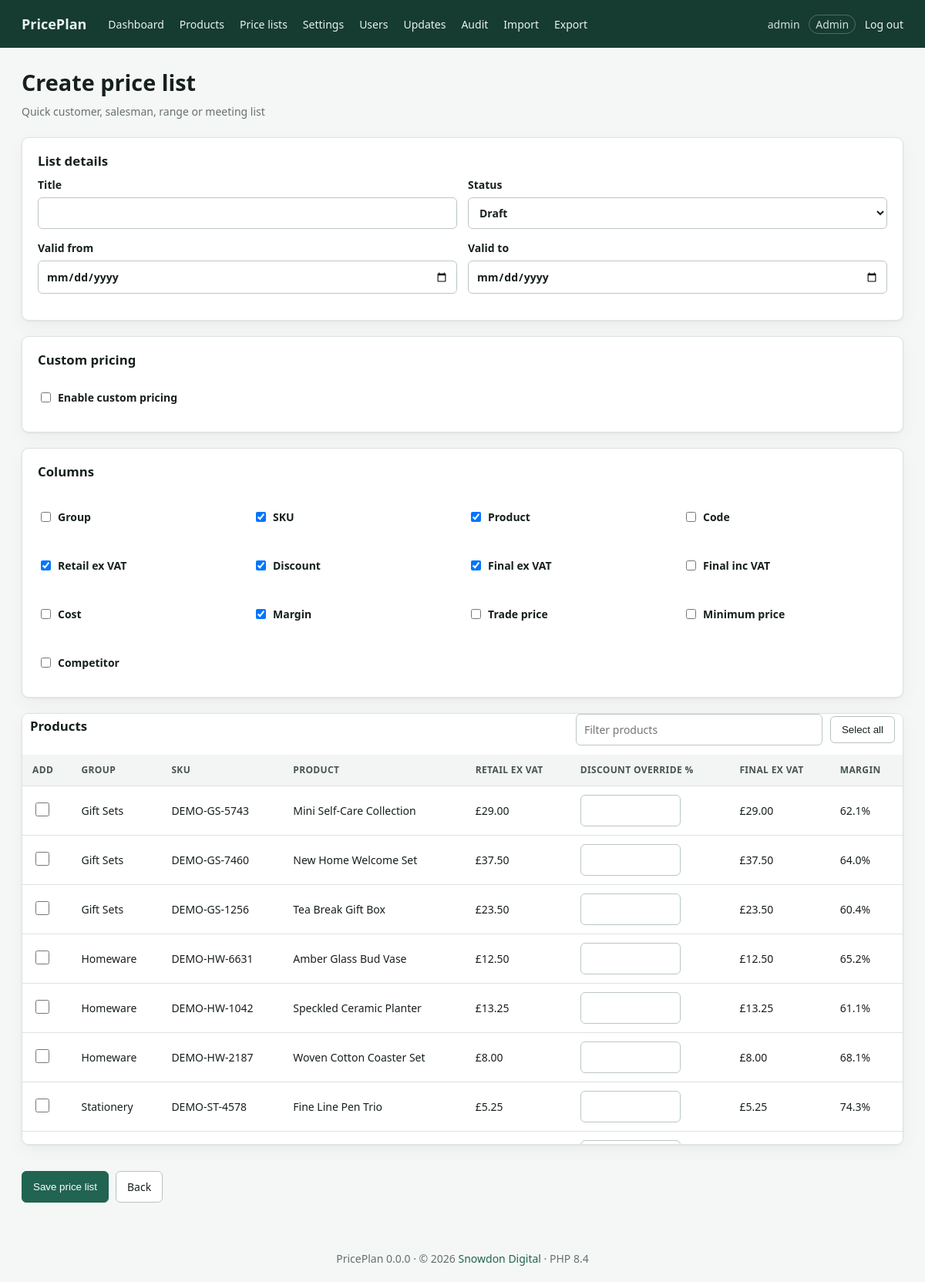
Screenshot of /pricelist.php (signed in) with the database file from the repository.
### tables this page shows
CREATE TABLE users (
 id INT UNSIGNED AUTO_INCREMENT PRIMARY KEY,
 username VARCHAR(80) NOT NULL UNIQUE,
 email VARCHAR(190) NOT NULL UNIQUE,
 password_hash VARCHAR(255) NOT NULL,
 role ENUM('admin','manager','editor','viewer') NOT NULL DEFAULT 'viewer',
 is_active TINYINT(1) NOT NULL DEFAULT 1,
 last_login_at DATETIME NULL,
 created_at DATETIME NOT NULL DEFAULT CURRENT_TIMESTAMP,
 updated_at DATETIME NOT NULL DEFAULT CURRENT_TIMESTAMP ON UPDATE CURRENT_TIMESTAMP
);

CREATE TABLE products (
 id BIGINT UNSIGNED AUTO_INCREMENT PRIMARY KEY,
 group_id INT UNSIGNED NULL,
 sku VARCHAR(100) NULL,
 product_name VARCHAR(255) NOT NULL,
 product_code VARCHAR(100) NULL,
 unit_cost DECIMAL(14,5) NULL,
 labour_cost DECIMAL(14,5) NOT NULL DEFAULT 0,
 target_margin DECIMAL(8,6) NOT NULL DEFAULT .8,
 preferred_price_override DECIMAL(14,4) NULL,
 msrp DECIMAL(14,4) NULL,
 competitor_price DECIMAL(14,4) NULL,
 retail_price DECIMAL(14,4) NULL COMMENT 'Excluding VAT',
 trade_discount DECIMAL(8,6) NOT NULL DEFAULT .4,
 trade_price DECIMAL(14,4) NULL,
 minimum_margin DECIMAL(8,6) NOT NULL DEFAULT .2,
 is_wholesale TINYINT(1) NOT NULL DEFAULT 0,
 archived_at DATETIME NULL,
 created_by INT UNSIGNED NULL,
 updated_by INT UNSIGNED NULL,
 created_at DATETIME NOT NULL DEFAULT CURRENT_TIMESTAMP,
 updated_at DATETIME NOT NULL DEFAULT CURRENT_TIMESTAMP ON UPDATE CURRENT_TIMESTAMP,
 INDEX idx_product_name(product_name), INDEX idx_sku(sku), INDEX idx_code(product_code),
 INDEX idx_archived(archived_at), INDEX idx_updated(updated_at),
 CONSTRAINT fk_product_group FOREIGN KEY(group_id) REFERENCES product_groups(id) ON DELETE SET NULL,
 CONSTRAINT fk_product_creator FOREIGN KEY(created_by) REFERENCES users(id) ON DELETE SET NULL,
 CONSTRAINT fk_product_updater FOREIGN KEY(updated_by) REFERENCES users(id) ON DELETE SET NULL
);

CREATE TABLE product_groups (
 id INT UNSIGNED AUTO_INCREMENT PRIMARY KEY,
 name VARCHAR(150) NOT NULL UNIQUE,
 preferred_margin DECIMAL(8,6) NULL,
 created_at DATETIME NOT NULL DEFAULT CURRENT_TIMESTAMP
);

### app/helpers.php (called while the page is built, shortened)
<?php
function config(?string $key = null, mixed $default = null): mixed
{
    $value = $GLOBALS['app_config'];
    foreach (explode('.', $key) as $part) {
        $value = $value[$part];
    }
    return $value;
}
function e(mixed $value): string
{
    return htmlspecialchars((string)$value, ENT_QUOTES | ENT_SUBSTITUTE, 'UTF-8');
}
function url(string $path = ''): string
{
    $base = rtrim(str_replace('\\', '/', dirname($_SERVER['SCRIPT_NAME'] ?? '')), '/');
    return ($base === '/' ? '' : $base) . '/' . ltrim($path, '/');
}
function setting(string $key, mixed $fallback = null): mixed
{
    static $settings;
    if ($settings === null) {
        try {
            $settings = db()->query('SELECT setting_key, setting_value FROM pricing_settings')
                ->fetchAll(PDO::FETCH_KEY_PAIR);
        } catch (Throwable) {
            $settings = [];
        }
    }
    return $settings[$key] ?? config('defaults.' . $key, $fallback);
}
function money(?float $value): string
{
    return $value === null ? '—' : '£' . number_format($value, 2);
}
function percent(?float $value): string
{
    return $value === null ? '—' : number_format($value * 100, 1) . '%';
}
require_once __DIR__ . '/database.php';

### app/database.php (called while the page is built, shortened)
<?php
function db(): PDO
{
    static $pdo;
    if ($pdo instanceof PDO) {
        return $pdo;
    }
    $c = config('db');
    $dsn = sprintf('mysql:host=%s;port=%d;dbname=%s;charset=%s', $c['host'], $c['port'], $c['name'], $c['charset']);
    $pdo = new PDO($dsn, $c['user'], $c['password'], [
        PDO::ATTR_ERRMODE => PDO::ERRMODE_EXCEPTION,
        PDO::ATTR_DEFAULT_FETCH_MODE => PDO::FETCH_ASSOC,
        PDO::ATTR_EMULATE_PREPARES => false,
    ]);
    return $pdo;
}

### app/auth.php (called while the page is built, shortened)
<?php
function user(): ?array
{
    static $cached = false;
    if ($cached !== false) return $cached;
    $s = db()->prepare('SELECT id, username, email, role FROM users WHERE id = ? AND is_active = 1');
    $s->execute([$_SESSION['user_id']]);
    return $cached = ($s->fetch() ?: null);
}
function require_login(): void
{
    if (!user()) redirect('login.php');
}
function can(string $action): bool
{
    $role = user()['role'] ?? '';
    $rules = [
        'view' => ['admin', 'manager', 'editor', 'viewer'],
        'edit' => ['admin', 'manager', 'editor'],
        'pricelists' => ['admin', 'manager', 'editor', 'viewer'],
        'pricelist_export' => ['admin', 'manager', 'editor'],
        'delete' => ['admin'],
        'import' => ['admin', 'manager'],
        'export' => ['admin', 'manager'],
        'settings' => ['admin'],
        'users' => ['admin'],
        'updates' => ['admin'],
    ];
    return in_array($role, $rules[$action] ?? [], true);
}
function require_permission(string $action): void
{
    require_login();
}

### app/pricelists.php (called while the page is built, shortened)
<?php
function price_list_columns(): array
{
    return [
        'group_name' => 'Group',
        'sku' => 'SKU',
        'product_name' => 'Product',
        'product_code' => 'Code',
        'retail_price' => 'Retail ex VAT',
        'discount' => 'Discount',
        'final_price' => 'Final ex VAT',
        'final_price_inc_vat' => 'Final inc VAT',
        'total_cost' => 'Cost',
        'margin' => 'Margin',
        'trade_price' => 'Trade price',
        'minimum_price' => 'Minimum price',
        'competitor_price' => 'Competitor',
    ];
}
function default_price_list_columns(): array
{
    return ['sku', 'product_name', 'retail_price', 'discount', 'final_price', 'margin'];
}
function selected_price_list_columns(?string $json): array
{
    $valid = array_keys(price_list_columns());
    $decoded = json_decode((string)$json, true);
    $selected = is_array($decoded) ? array_values(array_intersect($decoded, $valid)) : [];
    return $selected ?: default_price_list_columns();
}
function clean_price_list(array $source): array
{
    $status = in_array(($source['status'] ?? 'draft'), ['draft', 'internal', 'live'], true) ? $source['status'] : 'draft';
    $enabled = !empty($source['custom_pricing_enabled']) ? 1 : 0;
    $global = $source['global_discount'] ?? null;
    $columns = $source['columns'] ?? default_price_list_columns();
    $columns = array_values(array_intersect($columns, array_keys(price_list_columns()))) ?: default_price_list_columns();
    return [
        'title' => trim((string)($source['title'] ?? '')),
        'valid_from' => ($source['valid_from'] ?? '') !== '' ? (string)$source['valid_from'] : null,
        'valid_to' => ($source['valid_to'] ?? '') !== '' ? (string)$source['valid_to'] : null,
        'status' => $status,
        'custom_pricing_enabled' => $enabled,
        'global_discount' => $enabled && $global !== '' && is_numeric($global) ? max(0.0, min(0.9999, (float)$global)) : null,
        'columns_json' => json_encode($columns),
    ];
}
function price_list_line(array $product, array $list, ?float $lineDiscount = null): array
{
    $calc = calculate_pricing($product);
    $retail = isset($product['retail_price']) && $product['retail_price'] !== '' ? (float)$product['retail_price'] : null;
    $discount = !empty($list['custom_pricing_enabled']) ? ($lineDiscount ?? ($list['global_discount'] !== null ? (float)$list['global_discount'] : 0.0)) : null;
    $final = $retail === null ? null : $retail * (1 - ($discount ?? 0.0));
    $cost = $calc['total_cost'];
    $vat = (float)setting('vat_rate', 0.20);
    return [
        'group_name' => $product['group_name'] ?? '',
        'sku' => $product['sku'] ?? '',
        'product_name' => $product['product_name'] ?? '',
        'product_code' => $product['product_code'] ?? '',
        'retail_price' => $retail,
        'discount' => $discount,
        'final_price' => $final,
        'final_price_inc_vat' => $final === null ? null : $final * (1 + $vat),
        'total_cost' => $cost,
        'margin' => ($final === null || $cost === null || $final == 0.0) ? null : ($final - $cost) / $final,
        'trade_price' => isset($product['trade_price']) && $product['trade_price'] !== '' ? (float)$product['trade_price'] : null,
        'minimum_price' => $calc['minimum_price'],
        'competitor_price' => isset($product['competitor_price']) && $product['competitor_price'] !== '' ? (float)$product['competitor_price'] : null,
    ];
}

### app/pricing.php (called while the page is built, shortened)
<?php
function calculate_pricing(array $p, ?float $vatRate = null): array
{
    $vatRate ??= (float)setting('vat_rate', 0.20);
    $n = static fn(string $key): ?float =>
        isset($p[$key]) && $p[$key] !== '' && is_numeric($p[$key]) ? (float)$p[$key] : null;
    $unit = $n('unit_cost');
    $labour = $n('labour_cost');
    $cost = ($unit === null || $labour === null) ? null : $unit + $labour;
    $target = $n('target_margin');
    $retail = $n('retail_price');
    $tradeDiscount = $n('trade_discount');
    $trade = $n('trade_price');
    $minimumMargin = $n('minimum_margin');
    return [
        'total_cost' => $cost,
        'preferred_sell_price' => ($cost === null || $target === null || $target >= 1) ? null : $cost / (1 - $target),
        'retail_price_inc_vat' => $retail === null ? null : $retail * (1 + $vatRate),
        'suggested_trade_price' => ($retail === null || $tradeDiscount === null) ? null : $retail * (1 - $tradeDiscount),
        'actual_trade_discount' => ($retail === null || $trade === null || $retail == 0.0) ? null : 1 - ($trade / $retail),
        'retail_margin' => ($retail === null || $cost === null || $retail == 0.0) ? null : ($retail - $cost) / $retail,
        'trade_margin' => ($trade === null || $cost === null || $trade == 0.0) ? null : ($trade - $cost) / $trade,
        'minimum_price' => ($cost === null || $minimumMargin === null || $minimumMargin >= 1) ? null : $cost / (1 - $minimumMargin),
    ];
}

### app/updates.php (called while the page is built, shortened)
<?php
function app_version(): string
{
    $version = @file_get_contents(dirname(__DIR__) . '/VERSION');
    return trim((string)$version) ?: '0.0.0';
}

### public/pricelist.php (the view, shortened to what this page needs)
<?php
require_once dirname(__DIR__) . '/app/layout.php';
require_permission('pricelists');
$id = (int)($_GET['id'] ?? 0);
$list = $id ? fetch_price_list($id) : null;
if ($_SERVER['REQUEST_METHOD'] === 'POST') {
    verify_csrf();
    require_permission('edit');
    $list = clean_price_list($_POST);
    $productIds = array_values(array_unique(array_map('intval', $_POST['product_ids'] ?? [])));
    $discountPcts = $_POST['custom_discount_pct'] ?? [];
    $items = [];
    foreach ($productIds as $productId) {
        if ($productId <= 0) continue;
        $raw = $discountPcts[$productId] ?? '';
        $items[] = [
            'product_id' => $productId,
            'custom_discount' => $list['custom_pricing_enabled'] && $raw !== '' && is_numeric($raw) ? max(0.0, min(0.9999, (float)$raw / 100)) : null,
        ];
    }
    $errors = validate_price_list($list, $productIds);
    if (!$errors) {
        $saved = save_price_list($list, $items, $id ?: null);
        flash('success', 'Price list saved.');
        redirect('pricelist.php?id=' . $saved);
    }
} elseif (!$list) {
    $list = clean_price_list(['status' => 'draft']);
}
$selected = [];
$products = db()->query('SELECT p.*,g.name group_name FROM products p LEFT JOIN product_groups g ON g.id=p.group_id WHERE p.archived_at IS NULL ORDER BY g.name,p.product_name')->fetchAll();
$columns = price_list_columns();
$selectedColumns = selected_price_list_columns($list['columns_json'] ?? null);
page_header($id ? 'Edit price list' : 'Create price list');
?>
<div class="page-title"><div><h1><?= $id ? 'Edit price list' : 'Create price list' ?></h1><p class="muted"><?= e($list['title'] ?: 'Quick customer, salesman, range or meeting list') ?></p></div></div>
<form method="post" id="price-list-form" data-vat="<?= e((string)setting('vat_rate', .2)) ?>">
<section class="card">
 <h2>List details</h2>
 <div class="fields">
  <label>Title<input name="title" value="<?= e($list['title']) ?>" required></label>
  <label>Status<select name="status"><?php foreach(['draft'=>'Draft','internal'=>'Internal','live'=>'Live'] as $value=>$label): ?><option value="<?= e($value) ?>" <?= $list['status']===$value?'selected':'' ?>><?= e($label) ?></option><?php endforeach ?></select></label>
  <label>Valid from<input type="date" name="valid_from" value="<?= e($list['valid_from']) ?>"></label>
  <label>Valid to<input type="date" name="valid_to" value="<?= e($list['valid_to']) ?>"></label>
 </div>
</section>
<section class="card">
 <h2>Custom pricing</h2>
 <label class="check"><input type="checkbox" name="custom_pricing_enabled" value="1" data-toggle-custom-pricing <?= !empty($list['custom_pricing_enabled'])?'checked':'' ?>> Enable custom pricing</label>
</section>
<section class="card">
 <h2>Columns</h2>
 <div class="columns-grid"><?php foreach($columns as $key=>$label): ?><label class="check"><input type="checkbox" name="columns[]" value="<?= e($key) ?>" <?= in_array($key,$selectedColumns,true)?'checked':'' ?>> <?= e($label) ?></label><?php endforeach ?></div>
</section>
<section class="card table-wrap product-picker">
 <div class="card-head"><h2>Products</h2><div class="product-picker-actions"><input type="search" placeholder="Filter products" data-product-filter><button class="button" type="button" data-select-products>Select all</button></div></div>
 <table><thead><tr><th>Add</th><th>Group</th><th>SKU</th><th>Product</th><th>Retail ex VAT</th><th>Discount override %</th><th>Final ex VAT</th><th>Margin</th></tr></thead><tbody>
 <?php foreach($products as $p): $isSelected=isset($selected[(int)$p['id']]); $lineDiscount=$isSelected ? $selected[(int)$p['id']]['custom_discount'] : null; $line=price_list_line($p,$list,$lineDiscount === null ? null : (float)$lineDiscount); ?>
  <tr data-price-list-row data-filter-text="<?= e(strtolower(trim(($p['group_name'] ?? '') . ' ' . ($p['sku'] ?? '') . ' ' . $p['product_name'] . ' ' . ($p['product_code'] ?? '')))) ?>" data-retail="<?= e($p['retail_price'] ?? '') ?>" data-cost="<?= e((string)($line['total_cost'] ?? '')) ?>">
   <td><input type="checkbox" name="product_ids[]" value="<?= e($p['id']) ?>" <?= $isSelected?'checked':'' ?>></td>
   <td><?= e($p['group_name'] ?: '') ?></td>
   <td><?= e($p['sku'] ?: '') ?></td>
   <td><?= e($p['product_name']) ?></td>
   <td><?= e(money($p['retail_price'] === null ? null : (float)$p['retail_price'])) ?></td>
   <td><input class="line-discount" type="number" step=".01" min="0" max="99.99" name="custom_discount_pct[<?= e($p['id']) ?>]" value="<?= e($lineDiscount === null ? '' : (string)((float)$lineDiscount * 100)) ?>"></td>
   <td data-final-price><?= e(money($line['final_price'])) ?></td>
   <td data-final-margin><?= e(percent($line['margin'])) ?></td>
  </tr>
 <?php endforeach ?>
 </tbody></table>
</section>
<?php if(can('edit')): ?><div class="form-actions"><button class="button primary">Save price list</button><a class="button" href="<?= e(url('pricelists.php')) ?>">Back</a></div><?php endif ?>
</form>
<?php page_footer(); ?>

### app/layout.php (shortened to what this page needs)
<?php
function page_header(string $title): void
{
    $u = user();
    ?><!doctype html>
<html lang="en"><head>
<link rel="stylesheet" href="<?= e(url('../assets/css/app.css')) ?>">
</head><body>
<?php if ($u): ?><header class="topbar">
  <a class="brand" href="<?= e(url('dashboard.php')) ?>"><?= e(config('site_name')) ?></a>
  <nav>
    <a href="<?= e(url('dashboard.php')) ?>">Dashboard</a>
    <a href="<?= e(url('products.php')) ?>">Products</a>
    <a href="<?= e(url('pricelists.php')) ?>">Price lists</a>
    <?php if (can('settings')): ?><a href="<?= e(url('settings.php')) ?>">Settings</a><a href="<?= e(url('users.php')) ?>">Users</a><a href="<?= e(url('updates.php')) ?>">Updates</a><?php endif ?>
    <a href="<?= e(url('audit.php')) ?>">Audit</a>
    <?php if (can('import')): ?><a href="<?= e(url('import.php')) ?>">Import</a><?php endif ?>
    <?php if (can('export')): ?><a href="<?= e(url('export.php')) ?>">Export</a><?php endif ?>
  </nav>
  <div class="account"><?= e($u['username']) ?> <span class="role"><?= e(ucfirst($u['role'])) ?></span> <a href="<?= e(url('logout.php')) ?>">Log out</a></div>
</header><?php endif ?>
<main class="container">
<?php
}
function page_footer(): void
{
    ?></main><footer>PricePlan <?= e(app_version()) ?> &middot; &copy; <?= e(date('Y')) ?> <a href="https://snowdondigital.co.uk" target="_blank" rel="noopener">Snowdon Digital</a> &middot; PHP <?= e(PHP_MAJOR_VERSION . '.' . PHP_MINOR_VERSION) ?></footer></body></html><?php
}

### rows the page displays
users: username "admin", role "Admin"
products: group.name "Gift Sets", sku "DEMO-GS-5743", product_name "Mini Self-Care Collection", retail_price "£29.00", final_price "£29.00", margin "62.1%"
products: group.name "Gift Sets", sku "DEMO-GS-7460", product_name "New Home Welcome Set", retail_price "£37.50", final_price "£37.50", margin "64.0%"
products: group.name "Gift Sets", sku "DEMO-GS-1256", product_name "Tea Break Gift Box", retail_price "£23.50", final_price "£23.50", margin "60.4%"
products: group.name "Homeware", sku "DEMO-HW-6631", product_name "Amber Glass Bud Vase", retail_price "£12.50", final_price "£12.50", margin "65.2%"
products: group.name "Homeware", sku "DEMO-HW-1042", product_name "Speckled Ceramic Planter", retail_price "£13.25", final_price "£13.25", margin "61.1%"
products: group.name "Homeware", sku "DEMO-HW-2187", product_name "Woven Cotton Coaster Set", retail_price "£8.00", final_price "£8.00", margin "68.1%"
products: group.name "Stationery", sku "DEMO-ST-4578", product_name "Fine Line Pen Trio", retail_price "£5.25", final_price "£5.25", margin "74.3%"

### other values shown
config('site_name') "PricePlan"
$list['title'] ?: 'Quick customer, salesman, range or meeting list' "Quick customer, salesman, range or meeting list"
$label "Group"
$label "SKU"
$label "Product"
$label "Code"
$label "Retail ex VAT"
$label "Discount"
$label "Final ex VAT"
$label "Final inc VAT"
$label "Cost"
$label "Margin"
$label "Trade price"
$label "Minimum price"
$label "Competitor"
